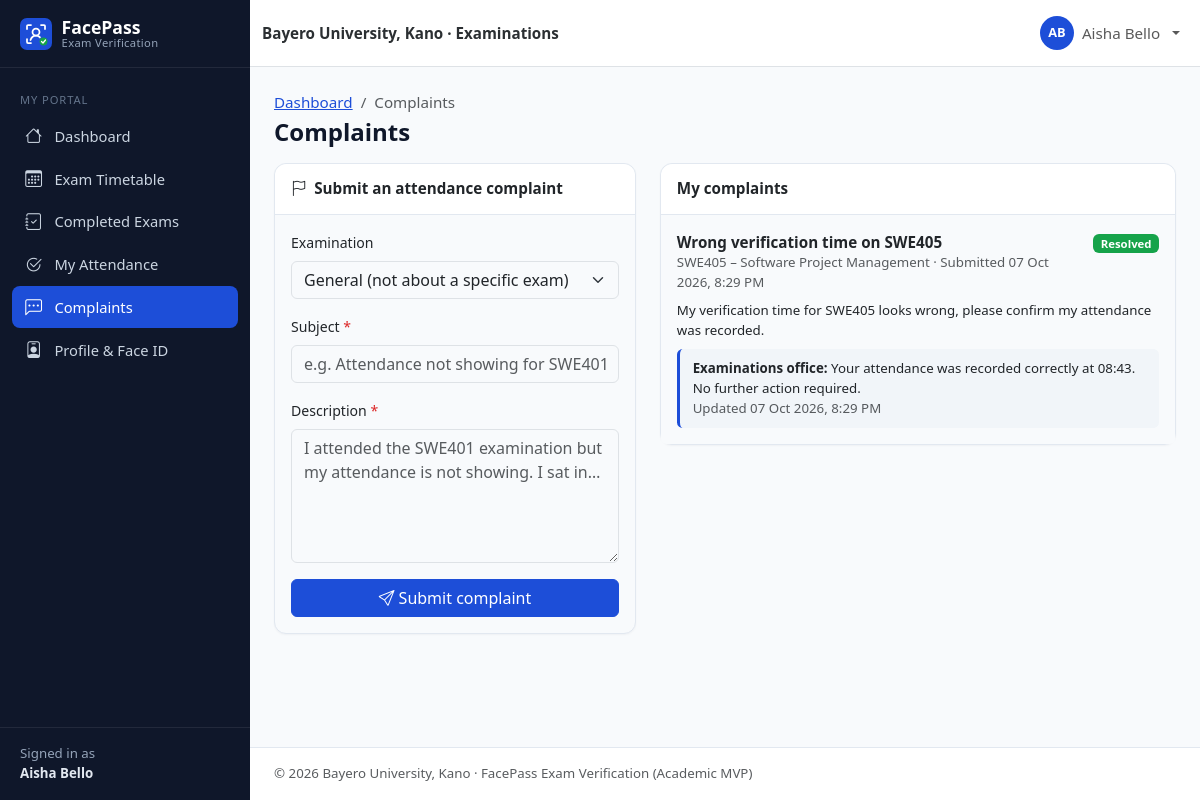
The app's page /student/complaints.php (signed in) with its own data.
### tables this page shows
CREATE TABLE users (
    id               INT UNSIGNED NOT NULL AUTO_INCREMENT,
    student_id       VARCHAR(30)  NULL,                 
    first_name       VARCHAR(60)  NOT NULL,
    last_name        VARCHAR(60)  NOT NULL,
    email            VARCHAR(120) NOT NULL,
    phone            VARCHAR(20)  NULL,
    password         VARCHAR(255) NOT NULL,             
    role             ENUM('admin','student') NOT NULL DEFAULT 'student',
    department       VARCHAR(100) NULL,
    level            VARCHAR(10)  NULL,                 
    faculty          VARCHAR(100) NULL,
    face_registered  TINYINT(1)   NOT NULL DEFAULT 0,
    account_status   ENUM('active','inactive','suspended') NOT NULL DEFAULT 'active',
    created_at       TIMESTAMP    NOT NULL DEFAULT CURRENT_TIMESTAMP,
    updated_at       TIMESTAMP    NOT NULL DEFAULT CURRENT_TIMESTAMP ON UPDATE CURRENT_TIMESTAMP,
    PRIMARY KEY (id),
    UNIQUE KEY uq_users_student_id (student_id),
    UNIQUE KEY uq_users_email (email),
    KEY idx_users_role (role),
    KEY idx_users_dept_level (department, level),
    KEY idx_users_status (account_status)
);

CREATE TABLE complaints (
    id              INT UNSIGNED NOT NULL AUTO_INCREMENT,
    student_id      INT UNSIGNED NOT NULL,              
    exam_id         INT UNSIGNED NULL,                  
    subject         VARCHAR(150) NOT NULL,
    description     TEXT         NOT NULL,
    status          ENUM('pending','reviewed','resolved','rejected') NOT NULL DEFAULT 'pending',
    admin_response  TEXT         NULL,
    created_at      TIMESTAMP    NOT NULL DEFAULT CURRENT_TIMESTAMP,
    updated_at      TIMESTAMP    NOT NULL DEFAULT CURRENT_TIMESTAMP ON UPDATE CURRENT_TIMESTAMP,
    PRIMARY KEY (id),
    KEY idx_complaints_student (student_id),
    KEY idx_complaints_status (status),
    CONSTRAINT fk_complaints_student FOREIGN KEY (student_id)
        REFERENCES users (id) ON DELETE CASCADE ON UPDATE CASCADE,
    CONSTRAINT fk_complaints_exam FOREIGN KEY (exam_id)
        REFERENCES examinations (id) ON DELETE SET NULL ON UPDATE CASCADE
);

CREATE TABLE examinations (
    id            INT UNSIGNED NOT NULL AUTO_INCREMENT,
    course_code   VARCHAR(20)  NOT NULL,
    course_title  VARCHAR(150) NOT NULL,
    department    VARCHAR(100) NOT NULL,
    level         VARCHAR(10)  NOT NULL,
    exam_date     DATE         NOT NULL,
    start_time    TIME         NOT NULL,
    end_time      TIME         NOT NULL,
    venue         VARCHAR(120) NOT NULL,
    status        ENUM('scheduled','ongoing','completed','cancelled') NOT NULL DEFAULT 'scheduled',
    created_at    TIMESTAMP    NOT NULL DEFAULT CURRENT_TIMESTAMP,
    updated_at    TIMESTAMP    NOT NULL DEFAULT CURRENT_TIMESTAMP ON UPDATE CURRENT_TIMESTAMP,
    PRIMARY KEY (id),
    KEY idx_exams_date (exam_date),
    KEY idx_exams_status (status),
    KEY idx_exams_dept_level (department, level)
);

### config/database.php (called while the page is built, shortened)
<?php
function db(): PDO
{
    static $pdo = null;
    if ($pdo === null) {
        $dsn = sprintf(
            'mysql:host=%s;port=%s;dbname=%s;charset=utf8mb4',
            DB_HOST,
            DB_PORT,
            DB_NAME
        );
        $pdo = new PDO($dsn, DB_USER, DB_PASS, [
            PDO::ATTR_ERRMODE            => PDO::ERRMODE_EXCEPTION,
            PDO::ATTR_DEFAULT_FETCH_MODE => PDO::FETCH_ASSOC,
            PDO::ATTR_EMULATE_PREPARES   => false,
        ]);
        $offset = (new DateTime('now', new DateTimeZone(APP_TIMEZONE)))->format('P');
        $stmt = $pdo->prepare('SET time_zone = ?');
        $stmt->execute([$offset]);
    }
    return $pdo;
}

### includes/auth.php (called while the page is built, shortened)
<?php
function current_user(): ?array
{
    static $user = false;
    if ($user !== false) {
        return $user;
    }
    $user = null;
    if (!empty($_SESSION['user_id'])) {
        $stmt = db()->prepare('SELECT * FROM users WHERE id = ?');
        $stmt->execute([(int) $_SESSION['user_id']]);
        $row = $stmt->fetch();
        if ($row && $row['account_status'] === 'active' && $row['role'] === ($_SESSION['role'] ?? '')) {
            $user = $row;
        } else {
            logout_user();
        }
    }
    return $user;
}
function requireLogin(): array
{
    $user = current_user();
    return $user;
}
function requireStudent(): array
{
    $user = requireLogin();
    return $user;
}

### student/complaints.php (the view, shortened to what this page needs)
<?php
$student = requireStudent();
$pdo = db();
$errors = [];
$form = ['exam_id' => get_int('exam_id'), 'subject' => '', 'description' => ''];
$stmt = $pdo->prepare(
    'SELECT c.*, e.course_code, e.course_title FROM complaints c LEFT JOIN examinations e ON e.id = c.exam_id
     WHERE c.student_id = ? ORDER BY c.created_at DESC'
);
$stmt->execute([$student['id']]);
$complaints = $stmt->fetchAll();
$pageTitle = 'Complaints';
$breadcrumbs = ['Dashboard' => 'student/dashboard.php', 'Complaints' => null];
require __DIR__ . '/../includes/header.php';
?>
<div class="row g-4">
    <div class="col-lg-5">
        <div class="card">
            <div class="card-header"><i class="bi bi-flag me-2"></i>Submit an attendance complaint</div>
            <div class="card-body">
                <form method="post" class="needs-validation" novalidate>
                    <div class="mb-3">
                        <label class="form-label" for="exam_id">Examination</label>
                        <select class="form-select<?= isset($errors['exam_id']) ? ' is-invalid' : '' ?>" id="exam_id" name="exam_id">
                            <option value="0">General (not about a specific exam)</option>
                        </select>
                    </div>
                    <div class="mb-3">
                        <label class="form-label required" for="subject">Subject</label>
                        <input class="form-control<?= isset($errors['subject']) ? ' is-invalid' : '' ?>" id="subject" name="subject" value="<?= e($form['subject']) ?>"
                               required minlength="5" maxlength="150" placeholder="e.g. Attendance not showing for SWE401">
                    </div>
                    <div class="mb-3">
                        <label class="form-label required" for="description">Description</label>
                        <textarea class="form-control<?= isset($errors['description']) ? ' is-invalid' : '' ?>" id="description" name="description" rows="5"
                                  required minlength="15" maxlength="2000" placeholder="I attended the SWE401 examination but my attendance is not showing. I sat in…"><?= e($form['description']) ?></textarea>
                    </div>
                    <button class="btn btn-primary w-100"><i class="bi bi-send me-1"></i>Submit complaint</button>
                </form>
            </div>
        </div>
    </div>
    <div class="col-lg-7">
        <div class="card">
            <div class="card-header">My complaints</div>
            <ul class="list-group list-group-flush">
                <?php foreach ($complaints as $c): ?>
                    <li class="list-group-item py-3">
                        <div class="d-flex justify-content-between gap-2">
                            <div><strong><?= e($c['subject']) ?></strong>
                                <div class="small text-muted"><?= $c['course_code'] ? e($c['course_code'] . ' – ' . $c['course_title']) . ' · ' : '' ?>Submitted <?= e(fmt_datetime($c['created_at'])) ?></div></div>
                            <div><?= status_badge($c['status']) ?></div>
                        </div>
                        <p class="small mt-2 mb-2" style="white-space:pre-wrap"><?= e($c['description']) ?></p>
                        <?php if ($c['admin_response']): ?>
                            <div class="complaint-response small"><strong>Examinations office:</strong> <?= e($c['admin_response']) ?>
                                <div class="text-muted">Updated <?= e(fmt_datetime($c['updated_at'])) ?></div></div>
                        <?php endif; ?>
                    </li>
                <?php endforeach; ?>
            </ul>
        </div>
    </div>
</div>
<?php require __DIR__ . '/../includes/footer.php'; ?>

### includes/header.php (shortened to what this page needs)
<?php
$pageTitle = $pageTitle ?? APP_NAME;
$layout = $layout ?? 'app';
$breadcrumbs = $breadcrumbs ?? [];
$bodyClass = $bodyClass ?? '';
$user = current_user();
$role = $user['role'] ?? null;
?>
<!doctype html>
<html lang="en">
<head>
    <link rel="stylesheet" href="<?= e(url('assets/vendor/bootstrap/bootstrap.min.css')) ?>">
    <link rel="stylesheet" href="<?= e(url('assets/vendor/bootstrap-icons/bootstrap-icons.min.css')) ?>">
    <link rel="stylesheet" href="<?= e(url('assets/css/style.css')) ?>">
    <?php if ($role === 'admin'): ?>
        <link rel="stylesheet" href="<?= e(url('assets/css/admin.css')) ?>">
    <?php elseif ($role === 'student'): ?>
        <link rel="stylesheet" href="<?= e(url('assets/css/student.css')) ?>">
    <?php endif; ?>
</head>
<body class="<?= e(trim("layout-$layout $bodyClass")) ?>">
<?php if ($layout === 'app' && $user): ?>
<div class="app-shell">
    <?php require __DIR__ . '/sidebar.php'; ?>
    <div class="app-main">
        <nav class="navbar navbar-expand bg-white border-bottom app-topbar sticky-top">
            <div class="container-fluid">
                <span class="navbar-text fw-semibold text-secondary-emphasis d-none d-sm-inline">
                    <?= e(INSTITUTION_NAME) ?> · Examinations
                </span>
                <ul class="navbar-nav ms-auto align-items-center">
                    <li class="nav-item dropdown">
                        <a class="nav-link dropdown-toggle d-flex align-items-center gap-2" href="#" role="button"
                           data-bs-toggle="dropdown" aria-expanded="false">
                            <span class="avatar-circle"><?= e(strtoupper(substr($user['first_name'], 0, 1) . substr($user['last_name'], 0, 1))) ?></span>
                            <span class="d-none d-md-inline"><?= e(full_name($user)) ?></span>
                        </a>
                    </li>
                </ul>
            </div>
        </nav>
        <main class="app-content container-fluid">
            <div class="d-flex flex-wrap justify-content-between align-items-center mb-3 gap-2">
                <div>
                    <?php if ($breadcrumbs): ?>
                        <nav aria-label="breadcrumb">
                            <ol class="breadcrumb small mb-1">
                                <?php foreach ($breadcrumbs as $label => $link): ?>
                                    <?php if ($link): ?>
                                        <li class="breadcrumb-item"><a href="<?= e(url($link)) ?>"><?= e($label) ?></a></li>
                                    <?php else: ?>
                                        <li class="breadcrumb-item active" aria-current="page"><?= e($label) ?></li>
                                    <?php endif; ?>
                                <?php endforeach; ?>
                            </ol>
                        </nav>
                    <?php endif; ?>
                    <h1 class="h4 mb-0 page-title"><?= e($pageTitle) ?></h1>
                </div>
            </div>
<?php else: ?>
<main class="plain-content">
<?php endif; ?>

### includes/sidebar.php (shortened to what this page needs)
<?php
$current = str_replace('\\', '/', $_SERVER['SCRIPT_NAME'] ?? '');
if (($user['role'] ?? '') === 'admin') {
    $menu = [
        'Overview' => [
            ['admin/dashboard.php', 'bi-speedometer2', 'Dashboard'],
        ],
        'Examination Day' => [
            ['verification/index.php', 'bi-person-bounding-box', 'Verification Kiosk'],
            ['verification/result.php', 'bi-clipboard-check', 'Live Verification Log'],
        ],
        'Management' => [
            ['admin/students.php', 'bi-people', 'Students'],
            ['admin/examinations.php', 'bi-calendar-event', 'Examinations'],
            ['admin/payments.php', 'bi-cash-coin', 'Payments & Eligibility'],
            ['admin/attendance.php', 'bi-check2-square', 'Attendance'],
            ['admin/complaints.php', 'bi-chat-left-text', 'Complaints'],
        ],
        'System' => [
            ['admin/users.php', 'bi-shield-lock', 'Administrators'],
            ['admin/audit-logs.php', 'bi-journal-text', 'Audit Logs'],
            ['admin/settings.php', 'bi-gear', 'Settings'],
        ],
    ];
    $aliases = [
        'admin/student-view.php' => 'admin/students.php',
        'admin/enroll-face.php' => 'admin/students.php',
        'auth/register.php' => 'admin/students.php',
        'admin/examination-create.php' => 'admin/examinations.php',
    ];
} else {
    $menu = [
        'My Portal' => [
            ['student/dashboard.php', 'bi-house', 'Dashboard'],
            ['student/timetable.php', 'bi-calendar3', 'Exam Timetable'],
            ['student/examinations.php', 'bi-journal-check', 'Completed Exams'],
            ['student/attendance.php', 'bi-check2-circle', 'My Attendance'],
            ['student/complaints.php', 'bi-chat-left-dots', 'Complaints'],
            ['student/profile.php', 'bi-person-badge', 'Profile & Face ID'],
        ],
    ];
    $aliases = [];
}
$isActive = function (string $path) use ($current, $aliases): bool {
    foreach ($aliases as $child => $parent) {
        if ($parent === $path && str_ends_with($current, '/' . $child)) {
            return true;
        }
    }
    return str_ends_with($current, '/' . $path);
};
?>
<aside class="offcanvas-lg offcanvas-start app-sidebar" tabindex="-1" id="appSidebar" aria-labelledby="appSidebarLabel">
    <div class="offcanvas-body flex-column p-0">
        <div class="sidebar-desktop-brand d-none d-lg-block">
            <a class="sidebar-brand" href="<?= e(url('index.php')) ?>">
                <img src="<?= e(url('assets/images/logo.svg')) ?>" alt="" width="32" height="32">
                <span>FacePass<small>Exam Verification</small></span>
            </a>
        </div>
        <nav class="sidebar-nav">
            <?php foreach ($menu as $section => $items): ?>
                <div class="sidebar-section"><?= e($section) ?></div>
                <?php foreach ($items as [$path, $icon, $label]): ?>
                    <a class="sidebar-link<?= $isActive($path) ? ' active' : '' ?>" href="<?= e(url($path)) ?>">
                        <i class="bi <?= e($icon) ?>"></i><span><?= e($label) ?></span>
                    </a>
                <?php endforeach; ?>
            <?php endforeach; ?>
        </nav>
        <div class="sidebar-footer small">
            Signed in as<br><strong><?= e(full_name($user)) ?></strong>
        </div>
    </div>
</aside>

### includes/functions.php (shortened to what this page needs)
<?php
function e($value): string
{
    return htmlspecialchars((string) ($value ?? ''), ENT_QUOTES | ENT_SUBSTITUTE, 'UTF-8');
}
function base_url(): string
{
    static $base = null;
    if ($base !== null) {
        return $base;
    }
    $docRoot = realpath($_SERVER['DOCUMENT_ROOT'] ?? '') ?: '';
    $root = realpath(ROOT_PATH) ?: ROOT_PATH;
    $docRoot = str_replace('\\', '/', $docRoot);
    $root = str_replace('\\', '/', $root);
    $relative = '';
    if ($docRoot !== '' && stripos($root, $docRoot) === 0) {
        $relative = trim(substr($root, strlen($docRoot)), '/');
    }
    $base = $relative === '' ? '' : '/' . $relative;
    return $base;
}
function url(string $path = ''): string
{
    return base_url() . '/' . ltrim($path, '/');
}
function get_int(string $key, int $default = 0): int
{
    $value = filter_var($_GET[$key] ?? null, FILTER_VALIDATE_INT);
    return $value === false || $value === null ? $default : $value;
}
function full_name(array $row): string
{
    return trim(($row['first_name'] ?? '') . ' ' . ($row['last_name'] ?? ''));
}
function fmt_datetime(?string $dt): string
{
    return $dt ? date('d M Y, g:i A', strtotime($dt)) : '—';
}
function status_badge(?string $status): string
{
    $map = [
        'scheduled' => 'primary', 'ongoing' => 'warning text-dark', 'completed' => 'success',
        'cancelled' => 'secondary', 'present' => 'success', 'absent' => 'danger',
        'rejected' => 'danger', 'pending' => 'warning text-dark', 'reviewed' => 'info text-dark',
        'resolved' => 'success', 'active' => 'success', 'inactive' => 'secondary',
        'suspended' => 'danger', 'facial_recognition' => 'primary', 'manual' => 'dark',
    ];
    $status = (string) $status;
    $class = $map[$status] ?? 'secondary';
    $label = ucwords(str_replace('_', ' ', $status));
    return '<span class="badge bg-' . $class . '">' . e($label) . '</span>';
}

### records on screen
users: full_name($user) "Aisha Bello", first_name+last_name "AB"
complaints: subject "Wrong verification time on SWE405", exam.course_title "SWE405 – Software Project Management", created_at "07 Oct 2026, 8:29 PM", status "Resolved", description "My verification time for SWE405 looks wrong, please confirm my attendance was recorded.", admin_response "Your attendance was recorded correctly at 08:43. No further action required.", updated_at "07 Oct 2026, 8:29 PM"

### other values on screen
$section "MY PORTAL"
$label "Dashboard"
$label "Exam Timetable"
$label "Completed Exams"
$label "My Attendance"
$label "Complaints"
$label "Profile & Face ID"
INSTITUTION_NAME "Bayero University, Kano"
$pageTitle "Complaints"
APP_NAME "FacePass Exam Verification"
